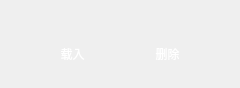
<?xml version="1.0" encoding="UTF-8"?>
<ui version="4.0">
 <class>Archive</class>
 <widget class="QWidget" name="Archive">
  <property name="geometry">
   <rect>
    <x>0</x>
    <y>0</y>
    <width>240</width>
    <height>70</height>
   </rect>
  </property>
  <property name="sizePolicy">
   <sizepolicy hsizetype="Preferred" vsizetype="Fixed">
    <horstretch>0</horstretch>
    <verstretch>0</verstretch>
   </sizepolicy>
  </property>
  <property name="windowTitle">
   <string>Form</string>
  </property>
  <property name="styleSheet">
   <string notr="true"/>
  </property>
  <layout class="QHBoxLayout" name="horizontalLayout_2">
   <item>
    <widget class="QFrame" name="frame">
     <property name="styleSheet">
      <string notr="true">#frame{
border-image: url(:/res/Game/img/archive.png);
}</string>
     </property>
     <property name="frameShape">
      <enum>QFrame::NoFrame</enum>
     </property>
     <property name="frameShadow">
      <enum>QFrame::Plain</enum>
     </property>
     <layout class="QVBoxLayout" name="verticalLayout" stretch="3,2">
      <property name="topMargin">
       <number>10</number>
      </property>
      <property name="bottomMargin">
       <number>10</number>
      </property>
      <item>
       <widget class="QLabel" name="lbl_info">
        <property name="styleSheet">
         <string notr="true">font: 12pt &quot;楷体&quot;;
color: rgb(255, 255, 255);</string>
        </property>
        <property name="text">
         <string/>
        </property>
        <property name="alignment">
         <set>Qt::AlignCenter</set>
        </property>
       </widget>
      </item>
      <item>
       <widget class="QWidget" name="widget" native="true">
        <layout class="QHBoxLayout" name="horizontalLayout">
         <property name="spacing">
          <number>10</number>
         </property>
         <property name="leftMargin">
          <number>10</number>
         </property>
         <property name="topMargin">
          <number>0</number>
         </property>
         <property name="rightMargin">
          <number>10</number>
         </property>
         <property name="bottomMargin">
          <number>0</number>
         </property>
         <item>
          <widget class="QPushButton" name="btn_loadIn">
           <property name="sizePolicy">
            <sizepolicy hsizetype="Preferred" vsizetype="Preferred">
             <horstretch>0</horstretch>
             <verstretch>0</verstretch>
            </sizepolicy>
           </property>
           <property name="styleSheet">
            <string notr="true">color: rgb(255, 255, 255);
font: 12pt &quot;楷体&quot;;</string>
           </property>
           <property name="text">
            <string>载入</string>
           </property>
           <property name="flat">
            <bool>true</bool>
           </property>
          </widget>
         </item>
         <item>
          <widget class="QPushButton" name="btn_remove">
           <property name="sizePolicy">
            <sizepolicy hsizetype="Preferred" vsizetype="Preferred">
             <horstretch>0</horstretch>
             <verstretch>0</verstretch>
            </sizepolicy>
           </property>
           <property name="styleSheet">
            <string notr="true">color: rgb(255, 255, 255);
font: 12pt &quot;楷体&quot;;</string>
           </property>
           <property name="text">
            <string>删除</string>
           </property>
           <property name="flat">
            <bool>true</bool>
           </property>
          </widget>
         </item>
        </layout>
       </widget>
      </item>
     </layout>
    </widget>
   </item>
  </layout>
 </widget>
 <resources/>
 <connections/>
</ui>
